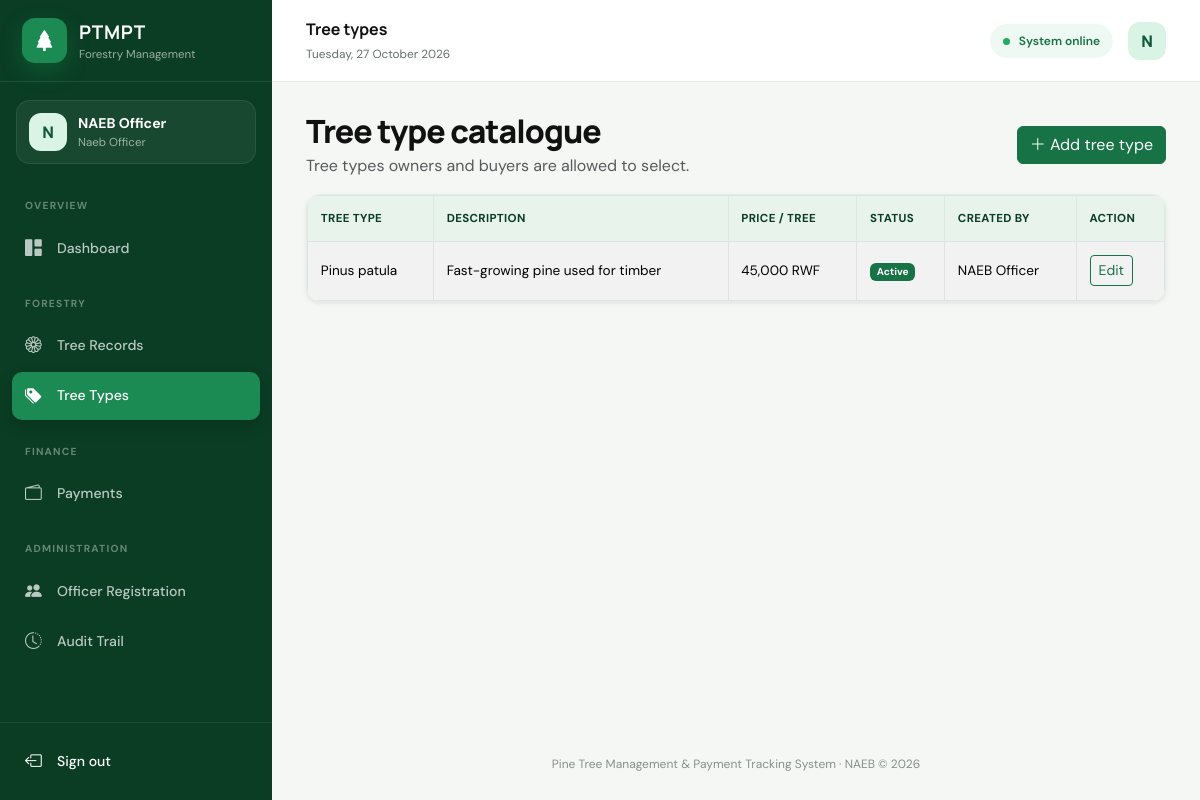
Screenshot of /tree_types.php (signed in) with the database file from the repository.
### tables this page shows
CREATE TABLE IF NOT EXISTS tree_types (
  tree_type_id INT AUTO_INCREMENT PRIMARY KEY,
  type_name VARCHAR(100) NOT NULL UNIQUE,
  description VARCHAR(255),
  unit_price DECIMAL(15,2) NOT NULL DEFAULT 0,
  is_active TINYINT(1) NOT NULL DEFAULT 1,
  created_by INT NOT NULL,
  created_at TIMESTAMP DEFAULT CURRENT_TIMESTAMP,
  FOREIGN KEY (created_by) REFERENCES users(user_id) ON DELETE RESTRICT
);

CREATE TABLE IF NOT EXISTS users (
  user_id INT AUTO_INCREMENT PRIMARY KEY,
  full_name VARCHAR(100) NOT NULL,
  email VARCHAR(100) NOT NULL UNIQUE,
  phone VARCHAR(20),
  password VARCHAR(255) NOT NULL,
  role ENUM('admin', 'forestry_officer', 'naeb_officer', 'owner', 'buyer') NOT NULL DEFAULT 'owner',
  created_at TIMESTAMP DEFAULT CURRENT_TIMESTAMP
);

### auth.php (called while the page is built, shortened)
<?php
function e($value): string {
    return htmlspecialchars((string)$value, ENT_QUOTES, 'UTF-8');
}
function money($amount): string {
    return number_format((float)$amount, 0) . ' RWF';
}
?>

### tree_types.php (the view, shortened to what this page needs)
<?php
include 'conn.php';
include 'auth.php';
$rows = mysqli_query($con, "SELECT tt.*,u.full_name creator FROM tree_types tt JOIN users u ON u.user_id=tt.created_by ORDER BY tt.type_name");
include 'includes/header.php';
include 'includes/navbar.php';
?>
<div class="d-flex justify-content-between align-items-center mb-3"><div><h1 class="page-title h2 mb-1">Tree type catalogue</h1><p class="text-muted mb-0">Tree types owners and buyers are allowed to select.</p></div><a class="btn btn-success" href="tree_type_form.php"><i class="bi bi-plus-lg"></i> Add tree type</a></div>
<div class="table-responsive shadow-sm"><table class="table table-striped table-bordered mb-0"><thead><tr><th>Tree type</th><th>Description</th><th>Price / tree</th><th>Status</th><th>Created by</th><th>Action</th></tr></thead><tbody>
<?php while ($t=mysqli_fetch_assoc($rows)): ?><tr><td><?= e($t['type_name']) ?></td><td><?= e($t['description']) ?></td><td><?= e(money($t['unit_price'])) ?></td><td><span class="badge text-bg-<?= $t['is_active'] ? 'success' : 'secondary' ?>"><?= $t['is_active'] ? 'Active' : 'Inactive' ?></span></td><td><?= e($t['creator']) ?></td><td><a class="btn btn-sm btn-outline-success" href="tree_type_form.php?id=<?= (int)$t['tree_type_id'] ?>">Edit</a></td></tr><?php endwhile; ?>
</tbody></table></div><?php include 'includes/footer.php'; ?>

### style.css (style rules this page uses)
:root { --forest-950: #072e1b; --forest-900: #0a3d24; --forest-800: #105b35; --forest-700: #177245; --forest-600: #1c8a53; --forest-100: #dff3e8; --forest-50: #eff9f3; --ink: #111111; --muted: #667069; --canvas: #f5f7f5; --sidebar-width: 272px; }
* { box-sizing: border-box; }
body { margin: 0; background: var(--canvas); color: var(--ink); font-family: "DM Sans", sans-serif; min-height: 100vh; }
h1, h2, h3, h4, h5, h6, .page-title { font-family: "Manrope", sans-serif; }
a { text-decoration: none; }
.page-title { color: var(--ink); font-weight: 800; letter-spacing: -0.03em; }
.card, .table-responsive { border-radius: 14px; }
.table-responsive { background: white; border: 1px solid #e5ebe7; }
.table { font-size: 0.85rem; }
.table > :not(caption) > * > * { padding: 0.85rem 0.8rem; vertical-align: middle; }
.table thead th { background: #e8f3ec; border-color: #dce9e1; color: var(--forest-900); font-size: 0.72rem; letter-spacing: 0.03em; white-space: nowrap; text-transform: uppercase; }
.btn-success { background: var(--forest-700); border-color: var(--forest-700); }
.btn-outline-success { border-color: var(--forest-700); color: var(--forest-700); }
.text-bg-success { background-color: var(--forest-700) !important; }

### rows the page displays
tree_types: type_name "Pinus patula", description "Fast-growing pine used for timber", unit_price "45,000 RWF", is_active "Active", created_by.full_name "NAEB Officer"

### other values shown
substr($_SESSION['full_name'], 0, 1) "N"
$_SESSION['full_name'] "NAEB Officer"
$role_label "Naeb Officer"
$page_title "Tree types"
